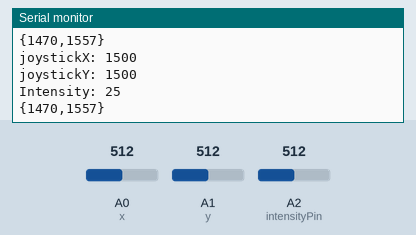
Recording of a sketch running on a simulated Arduino Uno, built with avr-gcc and run on an emulated ATmega328P. Parts: the last lines printed to the serial monitor. The inputs (shaded band) are chosen by the test bench; at power-on: A0 (x) = 512, A1 (y) = 512, A2 (intensityPin) = 512. The modem accepts every AT command (registered, SIM ready, sends succeed) and sends nothing else.

Above: at 4.2 s.
4.3 s: A0 (x) set to 716
5.8 s: A1 (y) set to 716
At 6.04 s:
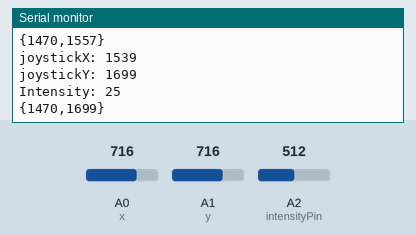
7.3 s: A2 (intensityPin) set to 716
At 7.54 s:
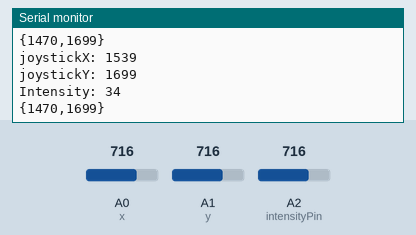
8.8 s: A0 (x) set to 900
10.3 s: A1 (y) set to 900
At 10.55 s:
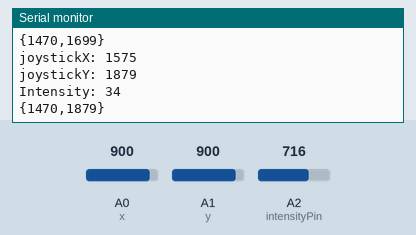
11.8 s: A2 (intensityPin) set to 900
At 12.05 s:
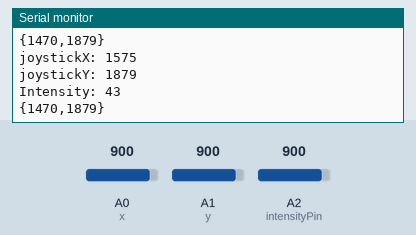
Timing chart, 0 to 14.3 s (numbered marks = the images above; inputs shaded):
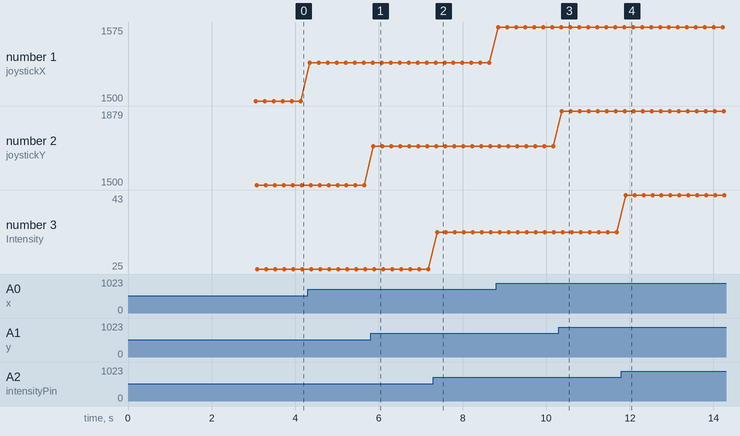

The sketch:

BT_TRANSMIT_NOFILTER_4_24_24.ino
```cpp
#include <AltSoftSerial.h>
AltSoftSerial BTserial;
int x = A0;
int y = A1;
int intensityPin = A2;
int joystickX = 0; //Holds joystick x value for transmission (STEERING)
int joystickY = 0; //Holds joystick y value for transmission (THROTTLE)
int intensity = 0; //Holds intensity potentiometer value
int storedX = 0; //Holds analog value for curve
int storedY = 0; //Holds analog value for curve
int scaleFactor = 10; //Variable for scaling output
// Ceiling variables for steering/throttle
int steeringMax = 1600;
int steeringMin = 1400;
int throttleMax = 2000;
int throttleMin = 1000;

void setup() {
  // put your setup code here, to run once:
  pinMode(x, INPUT);
  pinMode(y, INPUT);
  pinMode(intensityPin, INPUT);
  BTserial.begin(9600);
  Serial.begin(9600);
  BTserial.print("AT");
  delay(1000);
  BTserial.print("AT+CO094A9A83AED70");
  delay(1000);
  BTserial.print("AT+CO094A9A83AED70");
  delay(1000);
  BTserial.print("AT+CO094A9A83AED70");
  storedX = map(analogRead(x), 0, 1023, steeringMin, steeringMax); //Steering
  storedY = map(analogRead(y), 0, 1023, throttleMin, throttleMax); //throttle
}

void loop() {
  // put your main code here, to run repeatedly:
  joystickX = map(analogRead(x), 0, 1023, steeringMin, steeringMax); //Steering
  joystickY = map(analogRead(y), 0, 1023, throttleMin, throttleMax); //Throttle
  Serial.print("joystickX: ");
  Serial.println(joystickX);
  Serial.print("joystickY: ");
  Serial.println(joystickY);
  intensity = map(analogRead(intensityPin), 0, 1023, 0, 50); //Scaling factor from potentiometer (0-->1023 ---> 0-->10)
  Serial.print("Intensity: ");
  Serial.println(intensity);

  storedX = joystickX;
  storedY = joystickY;
  //Centering forgiveness
  if (1400 < joystickX && joystickX < 1600)
  {
    storedX = 1470; //Experimentally determined center value (STEERING)
  }
  if (1400 < joystickY && joystickY < 1600)
  {
    storedY = 1557; //Experimentally determined center value (THROTTLE)
  }


  Serial.print("{");
  Serial.print(storedX);
  Serial.print(",");
  Serial.print(storedY);
  Serial.print("}\n");

  BTserial.print("{");
  BTserial.print(storedX);
  BTserial.print(",");
  BTserial.print(storedY);
  BTserial.print("}\n");
  delay(200);
}
```

Measured:
- after the input at 5.8 s, the serial monitor: prints a new line after 0.07 s (image 1)
- after the input at 7.3 s, the serial monitor: prints a new line after 0.09 s (image 2)
- after the input at 10.3 s, the serial monitor: prints a new line after 0.08 s (image 3)
- after the input at 11.8 s, the serial monitor: prints a new line after 0.10 s (image 4)
- plotted number 1: 1500 → 1539 after the input at 4.3 s, 1539 → 1575 after the input at 8.8 s
- plotted number 2: 1500 → 1699 after the input at 5.8 s, 1699 → 1879 after the input at 10.3 s
- plotted number 3: 25 → 34 after the input at 7.3 s, 34 → 43 after the input at 11.8 s
